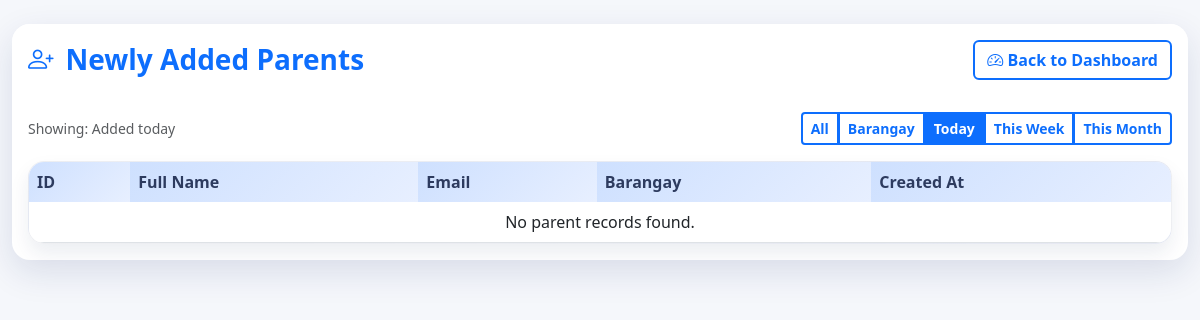
Before: /newly_added_parents.php?sort=day with the older database file.
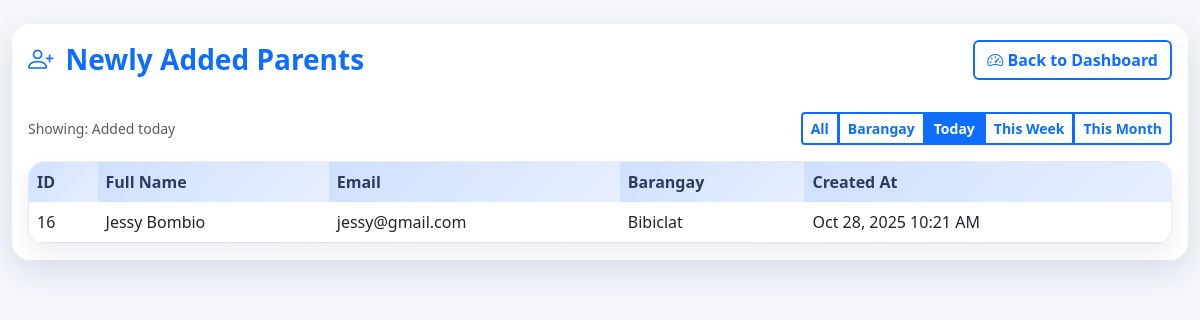
After: the same page with the newer database file.
### tables this page shows
CREATE TABLE `parents` (
  `id` int(11) NOT NULL,
  `first_name` varchar(100) NOT NULL,
  `last_name` varchar(100) NOT NULL,
  `email` varchar(150) DEFAULT NULL,
  `phone` varchar(20) DEFAULT NULL,
  `address` text DEFAULT NULL,
  `purok` enum('Purok 1','Purok 2','Purok 3','Purok 4','Purok 5','Purok 6','Purok 7') NOT NULL,
  `Municipality` enum('Aliaga','Bongabon','Cabiao','Carranglan','Gabaldon','General Mamerto Natividad','General Tinio','Guimba','Jaen','Laur','Licab','Llanera','Lupao','Nampicuan','Pantabangan','Peñaranda','Quezon','Rizal','San Antonio','San Isidro','San Leonardo','Santa Rosa','Santo Domingo','Talavera','Talugtug','Zaragoza','Cabanatuan City','Gapan City','Science City of Muñoz','Palayan City','San Jose City') NOT NULL,
  `Province` enum('Aurora','Bataan','Bulacan','Nueva Ecija','Pampanga','Tarlac','Zambales') NOT NULL DEFAULT 'Nueva Ecija',
  `baranggay` varchar(100) DEFAULT NULL,
  `created_at` timestamp NOT NULL DEFAULT current_timestamp(),
  `updated_at` timestamp NOT NULL DEFAULT current_timestamp() ON UPDATE current_timestamp(),
  `barangay` varchar(100) DEFAULT NULL
);

### newly_added_parents.php (the view, shortened to what this page needs)
<?php
require_once __DIR__ . '/dbForm.php';
$filter = isset($_GET['sort']) ? strtolower($_GET['sort']) : 'recent';
$filterLabels = [
    'recent' => 'All recent parents',
    'barangay' => 'Sorted by barangay (A-Z)',
    'day' => 'Added today',
    'week' => 'Added this week',
    'month' => 'Added this month',
];
$whereClause = '';
$orderClause = 'created_at DESC, id DESC';
switch ($filter) {
    case 'day':
        $whereClause = 'WHERE DATE(created_at) = CURDATE()';
        break;
}
$sql = "SELECT id, first_name, last_name, email, COALESCE(NULLIF(barangay, ''), NULLIF(baranggay, ''), 'N/A') AS barangay_name, created_at FROM parents $whereClause ORDER BY $orderClause";
$result = mysqli_query($con, $sql);
?>
<!DOCTYPE html>
<html lang="en">
<head>
    <link rel="stylesheet" href="https://cdn.jsdelivr.net/npm/bootstrap@5.3.0/dist/css/bootstrap.min.css">
    <link rel="stylesheet" href="https://cdn.jsdelivr.net/npm/bootstrap-icons/font/bootstrap-icons.css">
    <link rel="stylesheet" href="assets/css/theme.css">
</head>
<body>
<div class="container-fluid mt-4">
    <div class="card card-shadow">
        <div class="card-header bg-white border-0 py-3">
            <div class="d-flex justify-content-between align-items-center gap-2 flex-wrap">
                <h3 class="dashboard-title mb-0"><i class="bi bi-person-plus"></i> Newly Added Parents</h3>
                <a href="dashboard.php" class="btn btn-outline-primary">
                    <i class="bi bi-speedometer2"></i> Back to Dashboard
                </a>
            </div>
        </div>
        <div class="card-body">
            <div class="d-flex flex-wrap justify-content-between align-items-center mb-3 gap-2">
                <span class="text-muted small">Showing: <?php echo htmlspecialchars($filterLabels[$filter] ?? $filterLabels['recent']); ?></span>
                <div class="btn-group btn-group-sm" role="group" aria-label="Filter parents">
                    <a href="?sort=recent" class="btn btn-outline-primary<?php echo $filter === 'recent' ? ' active' : ''; ?>">All</a>
                    <a href="?sort=barangay" class="btn btn-outline-primary<?php echo $filter === 'barangay' ? ' active' : ''; ?>">Barangay</a>
                    <a href="?sort=day" class="btn btn-outline-primary<?php echo $filter === 'day' ? ' active' : ''; ?>">Today</a>
                    <a href="?sort=week" class="btn btn-outline-primary<?php echo $filter === 'week' ? ' active' : ''; ?>">This Week</a>
                    <a href="?sort=month" class="btn btn-outline-primary<?php echo $filter === 'month' ? ' active' : ''; ?>">This Month</a>
                </div>
            </div>
            <div class="table-modern table-modern-elevated">
                <div class="table-responsive">
                    <table class="table table-hover align-middle mb-0">
                        <thead>
                        <tr>
                            <th scope="col">ID</th>
                            <th scope="col">Full Name</th>
                            <th scope="col">Email</th>
                            <th scope="col">Barangay</th>
                            <th scope="col">Created At</th>
                        </tr>
                        </thead>
                        <tbody>
                        <?php if ($result && mysqli_num_rows($result) > 0): ?>
                            <?php while ($row = mysqli_fetch_assoc($result)): ?>
                                <tr>
                                    <td><?php echo htmlspecialchars($row['id']); ?></td>
                                    <td><?php echo htmlspecialchars(trim($row['first_name'] . ' ' . $row['last_name'])); ?></td>
                                    <td><?php echo htmlspecialchars($row['email'] ?? 'N/A'); ?></td>
                                    <td><?php echo htmlspecialchars($row['barangay_name'] ?? 'N/A'); ?></td>
                                    <td><?php echo htmlspecialchars($row['created_at'] ? date('M d, Y h:i A', strtotime($row['created_at'])) : 'N/A'); ?></td>
                                </tr>
                            <?php endwhile; ?>
                        <?php else: ?>
                            <tr>
                                <td class="text-center" colspan="5">No parent records found.</td>
                            </tr>
                        <?php endif; ?>
                        </tbody>
                    </table>
                </div>
            </div>
        </div>
    </div>
</div>
</body>
</html>

Changed rows visible on the page:
added parents: id "16", first_name+last_name "Jessy Bombio", email "jessy@gmail.com", barangay_name "Bibiclat", created_at "Oct 28, 2025 10:21 AM"
Other visible differences:
text no longer shown: "No parent records found."
